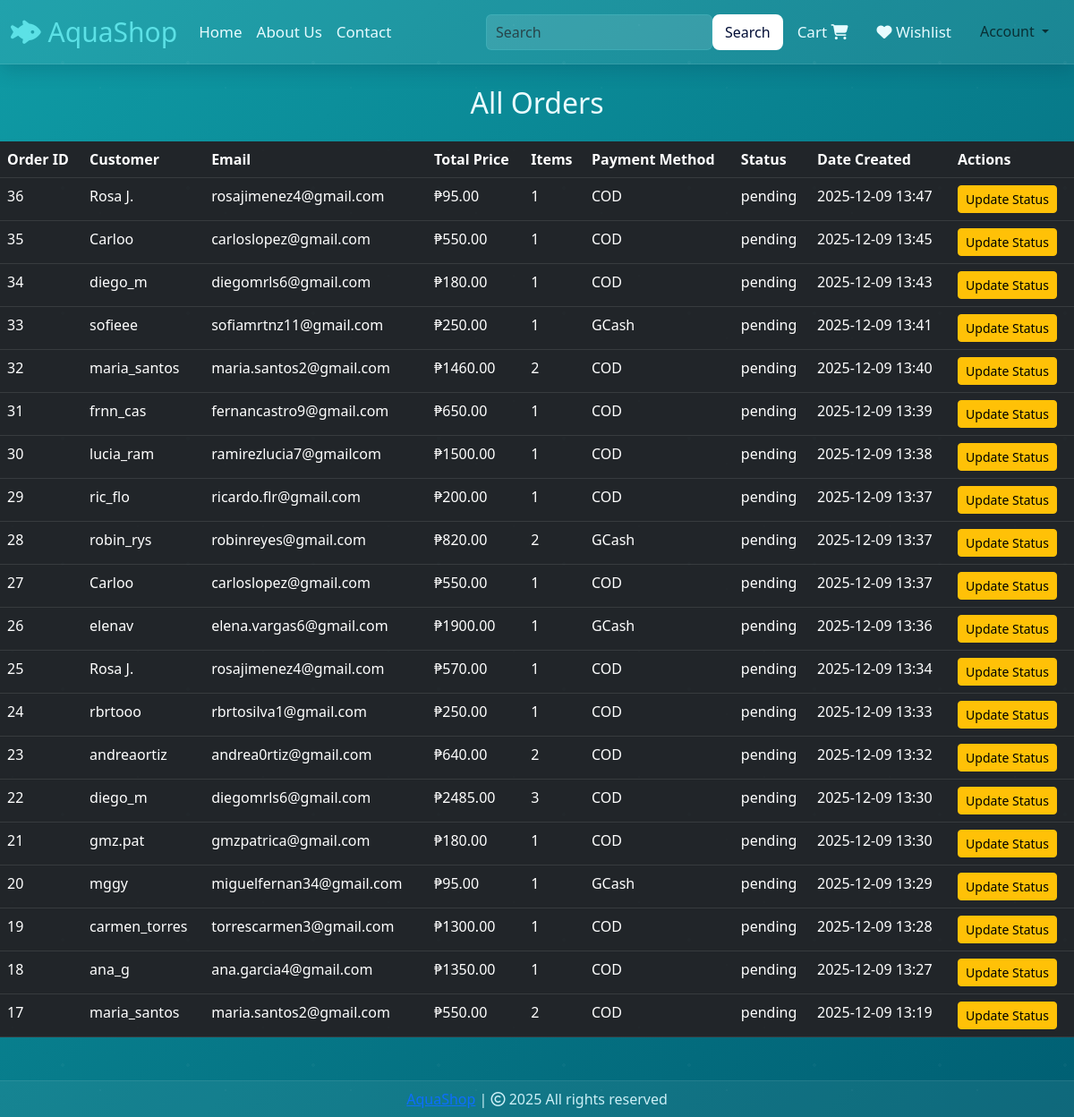
The app's page /admin/orders (signed in), older data.
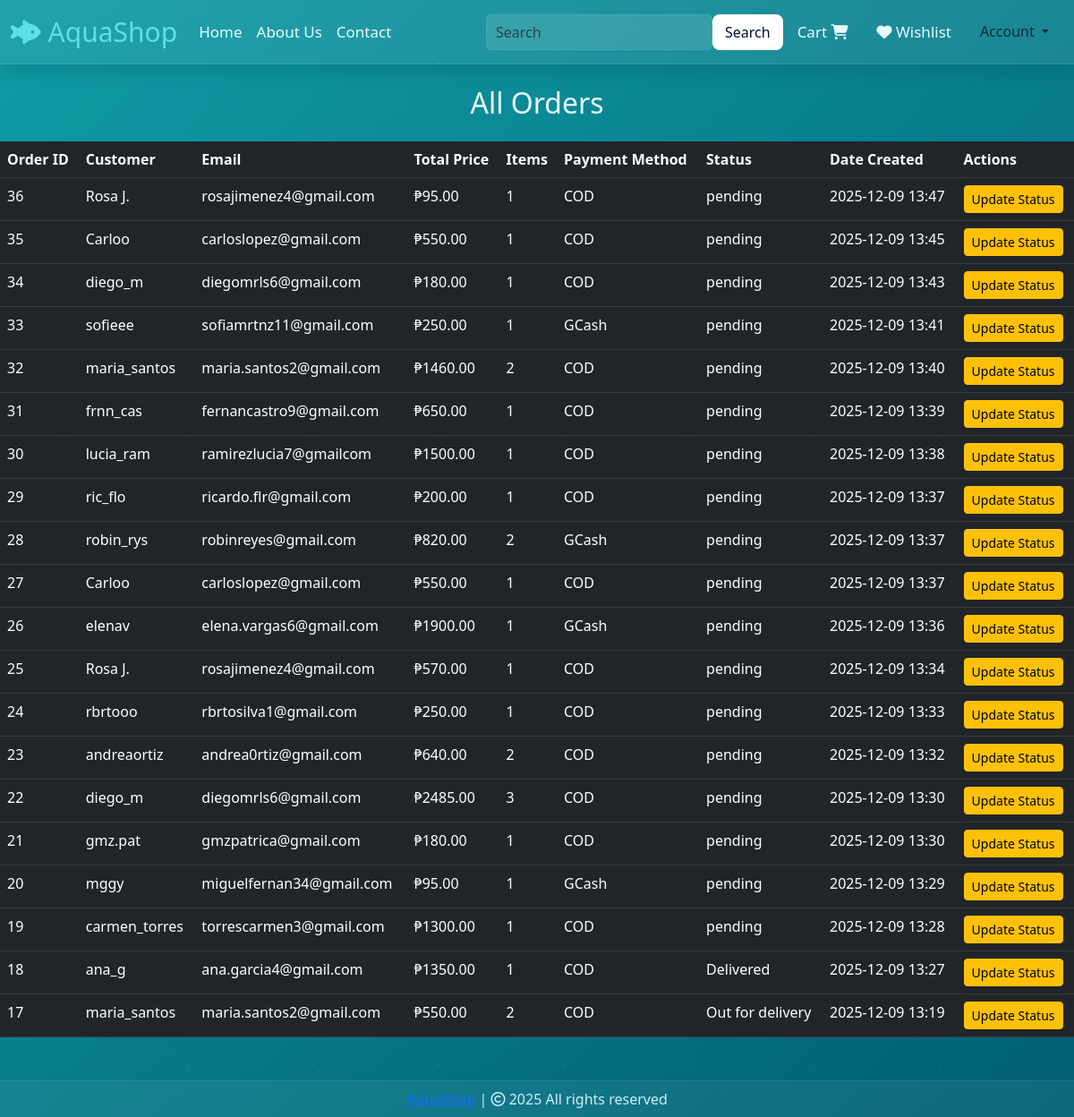
The same page, newer data.
### website/models.py (models this page shows, shortened)
class Order(db.Model):
    __tablename__ = 'orders'
    id = db.Column(db.Integer, primary_key=True)
    customer_id = db.Column(db.Integer, db.ForeignKey('customer.id'), nullable=False)
    total_price = db.Column(db.Float, nullable=False)
    payment_method = db.Column(db.String(50))
    status = db.Column(db.String(50), default="Pending")
    payment_reference = db.Column(db.String(200), nullable=True)
    date_created = db.Column(db.DateTime, default=datetime.utcnow)
    items = db.relationship("OrderItem", backref="order", lazy=True, cascade="all, delete-orphan")

class Customer(db.Model, UserMixin):
    id = db.Column(db.Integer, primary_key=True)
    email = db.Column(db.String(100), unique=True)
    username = db.Column(db.String(100))
    password_hash = db.Column(db.String(150))
    date_joined = db.Column(db.DateTime(), default=datetime.utcnow)
    cart_items = db.relationship('Cart', backref='customer', lazy=True)
    orders = db.relationship('Order', backref='customer', lazy=True)
    @property
    def password(self):
        raise AttributeError('Password is not readable.')

### website/views.py (the view)
@views.route("/admin/orders")
@login_required
def admin_orders():
    orders = Order.query.order_by(Order.date_created.desc()).all()
    return render_template("view_orders.html", orders=orders)

### website/__init__.py (called while the page is built)
def create_app():
    app = Flask(__name__)
    app.config['SECRET_KEY'] = 'hbnwdvbn ajnbsjn ahe'
    app.config['SQLALCHEMY_DATABASE_URI'] = f'sqlite:///{DB_NAME}'
    db.init_app(app)
    @app.errorhandler(404)
    def page_not_found(error):
        return render_template('404.html')
    login_manager = LoginManager()
    login_manager.init_app(app)
    login_manager.login_view = 'auth.login'
    @login_manager.user_loader
    def load_user(id):
        return Customer.query.get(int(id))
    from .views import views
    from .auth import auth
    from .admin import admin
    from .models import Customer, Cart, Product, Order
    app.register_blueprint(views, url_prefix='/') # localhost:5000/about-us
    app.register_blueprint(auth, url_prefix='/') # localhost:5000/auth/change-password
    app.register_blueprint(admin, url_prefix='/')
    return app

### website/templates/view_orders.html (shortened to what this page needs)
{% extends 'base.html' %}
{% block body %}
<h2 class="text-center mt-4 mb-4">All Orders</h2>
<table class="table table-dark table-hover">
<thead>
    <tr>
        <th>Order ID</th>
        <th>Customer</th>
        <th>Email</th>
        <th>Total Price</th>
        <th>Items</th>
        <th>Payment Method</th>
        <th>Status</th>
        <th>Date Created</th>
        <th>Actions</th>
    </tr>
</thead>
<tbody>
    {% for order in orders %}
    <tr>
        <td>{{ order.id }}</td>
        <td>{{ order.customer.username }}</td>
        <td>{{ order.customer.email }}</td>
        <td>₱{{ "%.2f"|format(order.total_price) }}</td>
        <td>{{ order.items|length }}</td>
        <td>{{ order.payment_method }}</td>
        <td>{{ order.status }}</td>
        <td>{{ order.date_created.strftime('%Y-%m-%d %H:%M') }}</td>
        <td>
            <a href="{{ url_for('admin.update_order', order_id=order.id) }}" class="btn btn-warning btn-sm">Update Status</a>
        </td>
    </tr>
    {% else %}
    <tr>
        <td colspan="9" class="text-center">No orders found.</td>
    </tr>
    {% endfor %}
</tbody>
</table>
{% endblock %}

Row changes from the older to the newer data that the page shows:
changed Order "ana_g": status "pending" → "Delivered"
changed Order id 17: status "pending" → "Out for delivery"
